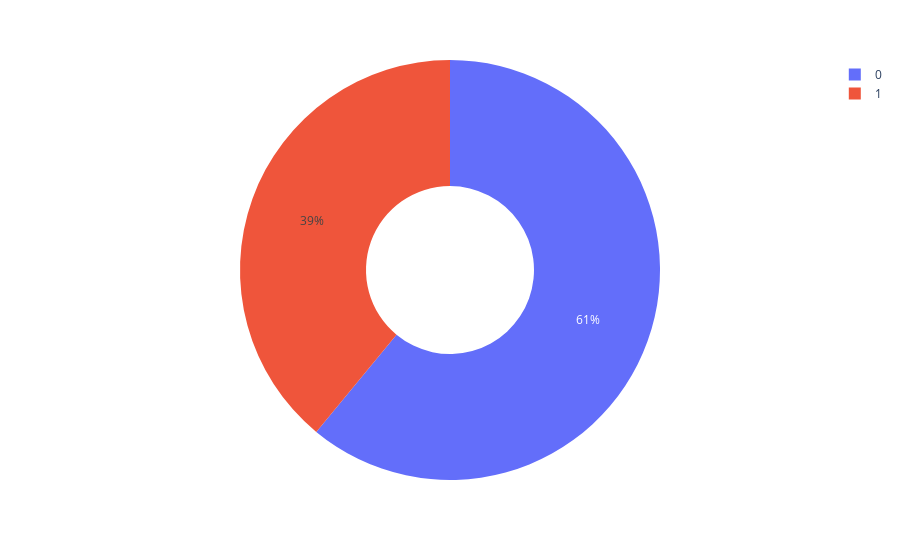

Here is the notebook cell this chart was saved with:
### Code cell
fig = px.pie(df1, names='Potabilité', hole=0.4)
fig.show()

### Figure 1 — Plotly figure (JSON) as saved in the notebook; plotly's stock layout.template omitted (floating-point values rounded to 4 significant figures; data arrays with more than 128 entries replaced by an {"elided": "..."} marker saying what was removed)
{"data": [{"domain": {"x": [0, 1], "y": [0, 1]}, "hole": 0.4, "hovertemplate": "Potabilité=%{label}<extra></extra>", "labels": {"elided": "3276 int values"}, "legendgroup": "", "name": "", "showlegend": true, "type": "pie"}], "layout": {"legend": {"tracegroupgap": 0}, "margin": {"t": 60}}}
